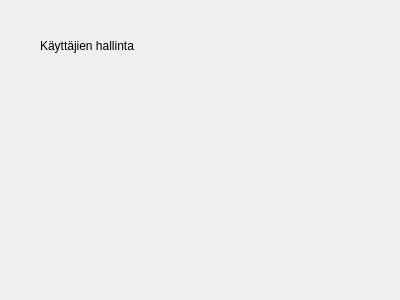
<?xml version="1.0" encoding="UTF-8"?>
<ui version="4.0">
 <class>user</class>
 <widget class="QDialog" name="user">
  <property name="geometry">
   <rect>
    <x>0</x>
    <y>0</y>
    <width>400</width>
    <height>300</height>
   </rect>
  </property>
  <property name="windowTitle">
   <string>Dialog</string>
  </property>
  <widget class="QLabel" name="label">
   <property name="geometry">
    <rect>
     <x>40</x>
     <y>30</y>
     <width>121</width>
     <height>31</height>
    </rect>
   </property>
   <property name="text">
    <string>Käyttäjien hallinta</string>
   </property>
  </widget>
 </widget>
 <resources/>
 <connections/>
</ui>
